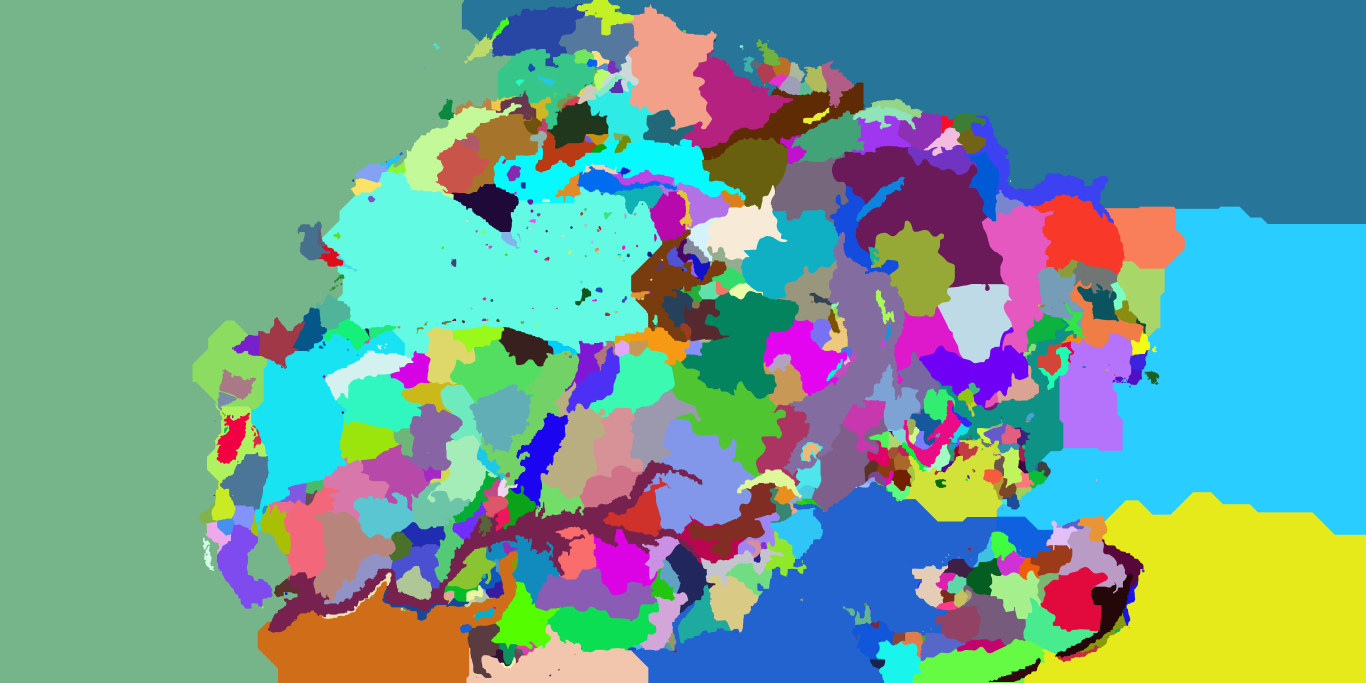
#> input picture worldsource/province_template.png, 8192 x 4096 px (shown at 1/6 size)
$ python apply_province_template.py
#> lines starting #> are read from the running program, lines starting #| are printed output that depends on the picture
#!/usr/bin/env python3
"""Replace the world's province partition with an externally supplied map.

Reads worldsource/province_template.png (a user-supplied 8192x4096 region
map matching the world canvas: one flat colour per province, boundaries
following the drawing's coastline) and rewrites worldsource/map_data/
provinces.png + definition.csv + 00_province_terrain.txt + default.map to
match it, replacing the watershed-generated partition from
tools/build_world_from_image.py.

The template's own colours are NOT reused verbatim: some are repeated
across unrelated, disconnected regions (a decorative/quantised palette,
not a strict one-colour-per-province id map), so every connected same-
colour blob is treated as its own province and given a freshly assigned
unique colour. Land/sea per province is decided by majority vote against
the CURRENT map_data (which already carries all the coastline cleanup —
letter removal, island keeping, lake detection — done in the main
generator); terrain type is reclassified from the committed heightmap and
a freshly recomputed mountain-colour field, the same way the main
generator does it. rivers.png is untouched; heightmap.png is only touched
where the template draws brand-new islands over what used to be open water
(a low island profile is sculpted so they rise from the sea).

Dev-only: needs scipy (not the CI's pillow/numpy). Run locally and commit
the map_data outputs; CI then rebuilds docs/ from them.
"""
import csv
from pathlib import Path

import numpy as np
from PIL import Image
from scipy import ndimage
from scipy.sparse import coo_matrix
from scipy.sparse.csgraph import connected_components

Image.MAX_IMAGE_PIXELS = None
ROOT = Path(__file__).resolve().parent.parent
SRC = ROOT / "worldsource" / "worldmap.png"
TEMPLATE = ROOT / "worldsource" / "province_template.png"
MD = ROOT / "worldsource" / "map_data"
CW, CH = 8192, 4096
ID0 = 20000
MIN_SIZE = 30          # smaller stray components merge into a neighbour

# ------------------------------------------------------------- load inputs
print("loading province template ...")
tmpl = np.asarray(Image.open(TEMPLATE).convert("RGB"))
if tmpl.shape[:2] != (CH, CW):
    raise SystemExit(f"template is {tmpl.shape[1]}x{tmpl.shape[0]}, expected {CW}x{CH}")

old_prov = np.asarray(Image.open(MD / "provinces.png").convert("RGB"), dtype=np.uint32)
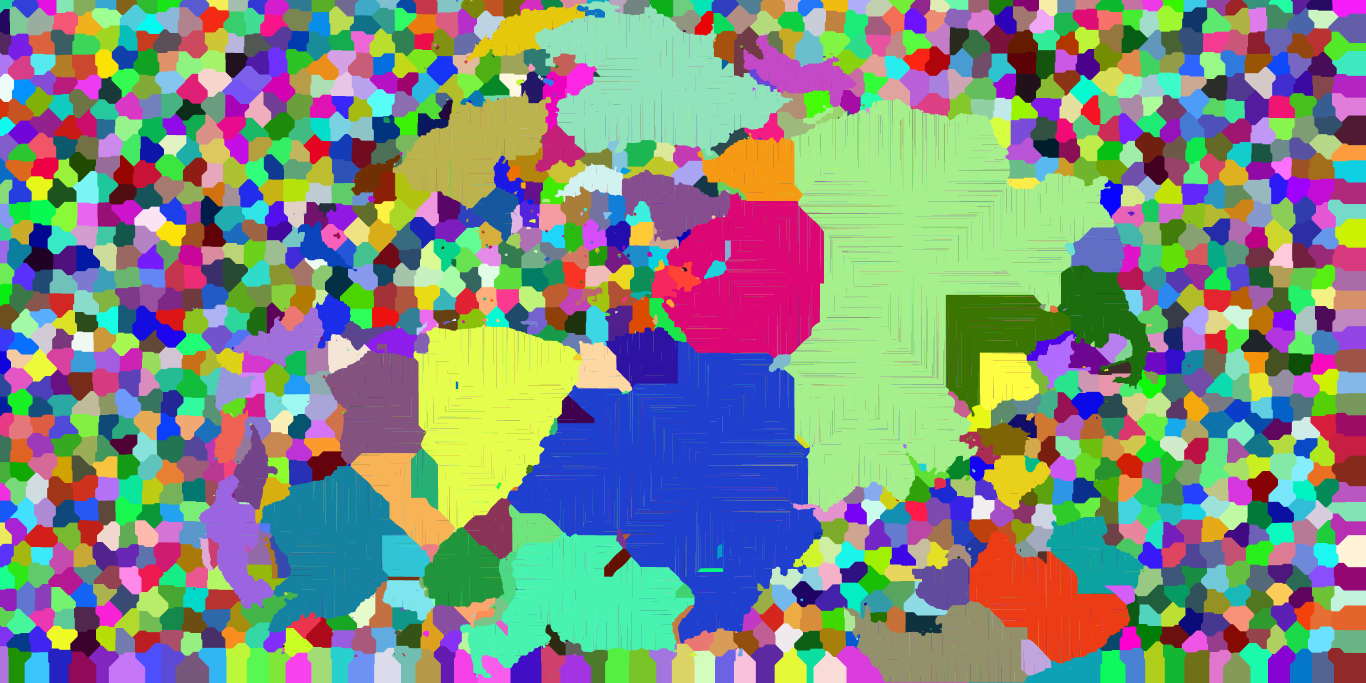
#> input picture worldsource/map_data/provinces.png, 8192 x 4096 px (shown at 1/6 size)
old_key = (old_prov[:, :, 0] << 16) | (old_prov[:, :, 1] << 8) | old_prov[:, :, 2]
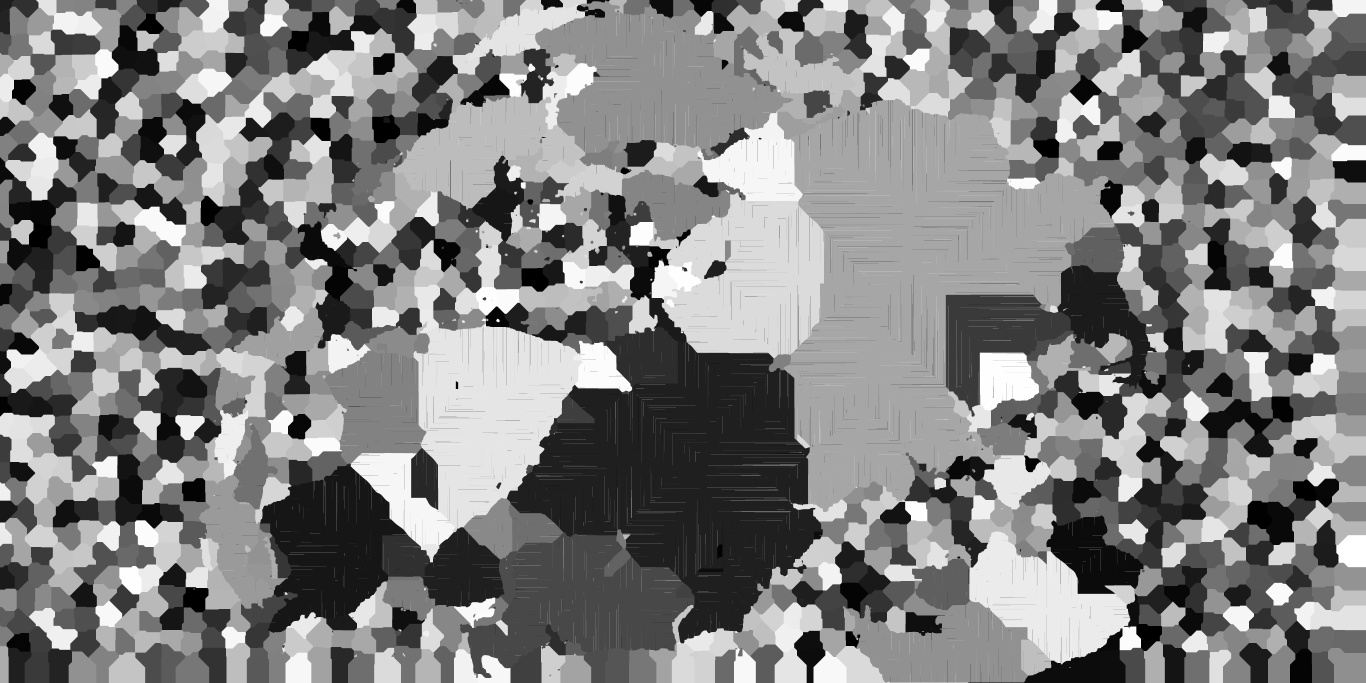
#> old_key: shape (4096, 8192) uint32 (shown at 1/6 size); min 7241, max 16774360, mean 8511129.8; drawn with min black and max white
old_col2id = {}
#> (the run stopped early here; a loop or call above may not have finished)
